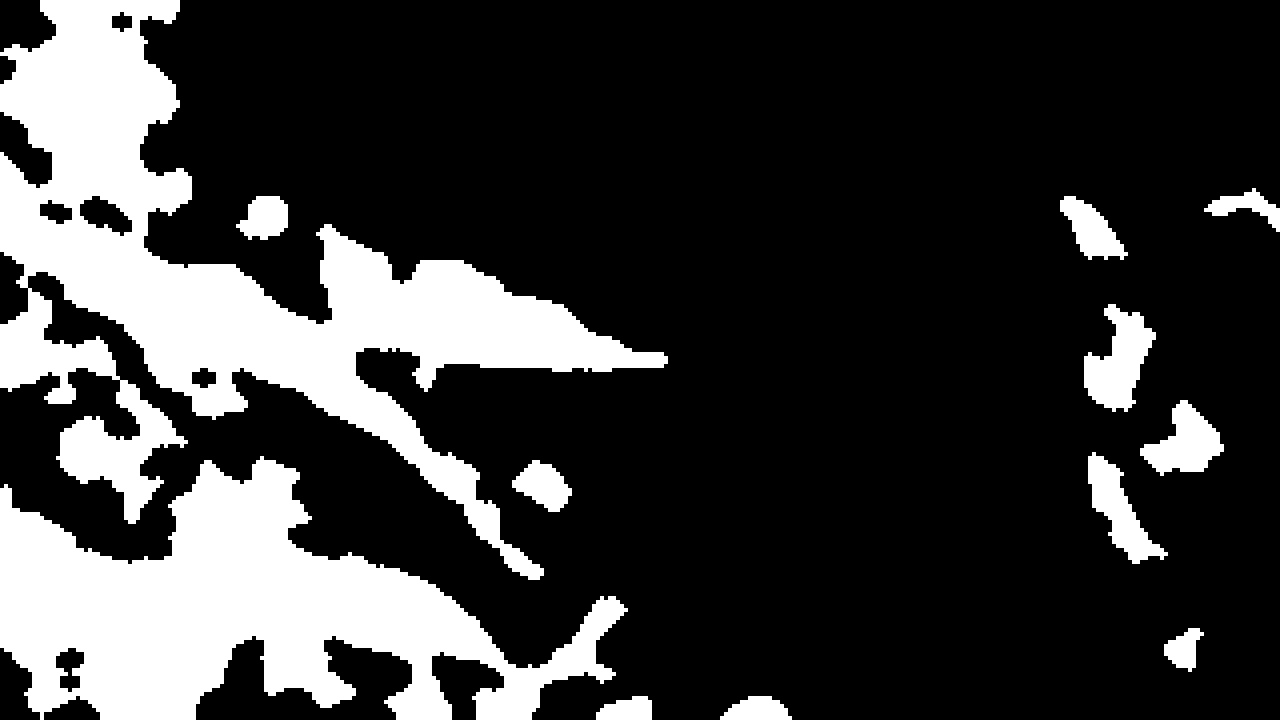
//> input picture canopy_cam_images/hsv_segmentation_heavy/F100_img_2025-08-23_14-27-03.931267000_23.jpeg, 1280 x 720 px; its folder holds only this picture in this run
$ ./hsv_segmentation_heavy ../canopy_cam_images/hsv_segmentation_heavy/   (built with g++ and OpenCV 4)
//> lines starting //> are read from the running program, lines starting //| are printed output that depends on the picture; after the words box and inside, x2 and y2 are one past the last pixel; in counts of white or black regions, pixels touching at a corner belong together
#include <opencv2/opencv.hpp>
#include <filesystem>
#include <string>
#include <vector>
#include <iostream>
#include <cmath>

namespace canopy_cam {

void process_images_in_folder_heavy(const std::string& folder_path) {
    namespace fs = std::filesystem;

    if (!fs::exists(folder_path) || !fs::is_directory(folder_path)) {
        std::cerr << "Invalid folder: " << folder_path << std::endl;
        return;
    }

    const cv::Size resized_size(320, 180);
    const cv::Scalar lower_green(36, 20, 20);
    const cv::Scalar upper_green(145, 255, 255);

    // Pre-create structuring elements
    cv::Mat kernel_open = cv::getStructuringElement(cv::MORPH_ELLIPSE, cv::Size(3, 3));
    cv::Mat kernel_close = cv::getStructuringElement(cv::MORPH_ELLIPSE, cv::Size(5, 5));

    for (const fs::directory_entry& entry : fs::directory_iterator(folder_path)) {
        if (!entry.is_regular_file()) continue;

        std::string ext = entry.path().extension().string();
        if (ext != ".jpg" && ext != ".jpeg" && ext != ".JPG" && ext != ".JPEG") continue;

        std::string input_path = entry.path().string();
        cv::Mat bgr = cv::imread(input_path, cv::IMREAD_COLOR);
//> bgr is the input picture: 720 rows x 1280 cols, CV_8UC3; min 0, max 255, mean 58.2
        if (bgr.empty()) {
            std::cerr << "Failed to read image: " << input_path << std::endl;
            continue;
        }

        // Resize to working resolution
        cv::Mat small_bgr;
        cv::resize(bgr, small_bgr, resized_size, 0, 0, cv::INTER_LINEAR);
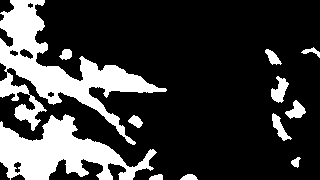
//> small_bgr: 180 rows x 320 cols, CV_8UC3; min 0, max 255, mean 58.2

        // Denoise while preserving edges
        cv::Mat denoised;
        cv::bilateralFilter(small_bgr, denoised, 7, 75, 75);
//> denoised: 180 rows x 320 cols, CV_8UC3; 22.8% white; 12 white regions, largest, box (x1, y1, x2, y2) and area: (0, 0, 167, 145) 6828, (0, 114, 157, 180) 4986, (271, 76, 289, 103) 269

        // Convert to HSV
        cv::Mat hsv;
        cv::cvtColor(denoised, hsv, cv::COLOR_BGR2HSV);
//> hsv: 180 rows x 320 cols, CV_8UC3; mean H, S, V 0, 0, 58.2

        // CLAHE on V channel to normalize lighting and enhance contrast
        std::vector<cv::Mat> hsv_channels;
        cv::split(hsv, hsv_channels);
//> hsv_channels[0]: 180 rows x 320 cols, CV_8UC1; every value is 0

        cv::Ptr<cv::CLAHE> clahe = cv::createCLAHE(2.0, cv::Size(8, 8));
        clahe->apply(hsv_channels[2], hsv_channels[2]); // Apply to V channel

        cv::Mat hsv_eq;
        cv::merge(hsv_channels, hsv_eq);
//> hsv_eq: 180 rows x 320 cols, CV_8UC3; mean H, S, V 0, 0, 60.6

        // Apply green threshold on equalized HSV
        cv::Mat mask;
        cv::inRange(hsv_eq, lower_green, upper_green, mask);

        // Suppress low-saturation areas to avoid false positives
        cv::Mat sat_thresh;
        cv::threshold(hsv_channels[1], sat_thresh, 25, 255, cv::THRESH_BINARY);
        cv::bitwise_and(mask, sat_thresh, mask);

        // Morphological cleanup: open (remove noise) then close (fill gaps)
        cv::Mat mask_clean;
        cv::morphologyEx(mask, mask_clean, cv::MORPH_OPEN, kernel_open, cv::Point(-1, -1), 1);
        cv::morphologyEx(mask_clean, mask, cv::MORPH_CLOSE, kernel_close, cv::Point(-1, -1), 1);

        // Remove small connected components (area filter)
        cv::Mat labels, stats, centroids;
        int num_labels = cv::connectedComponentsWithStats(mask, labels, stats, centroids, 8);
//> labels: 180 rows x 320 cols, CV_32SC1; every value is 0
//> stats = [0, 0, 320, 180, 57600]; centroids = [159.5, 89.5]; num_labels = 1

        if (num_labels > 1) {
            cv::Mat clean = cv::Mat::zeros(mask.size(), mask.type());
            int min_area = std::max(20, static_cast<int>(0.001 * resized_size.area()));

            for (int label = 1; label < num_labels; ++label) {
                int area = stats.at<int>(label, cv::CC_STAT_AREA);
                if (area >= min_area) {
                    clean.setTo(255, labels == label);
                }
            }
            mask = clean;
        }

        // Percentage calculation at working scale
        int green_pixels = cv::countNonZero(mask);
//> green_pixels = 0
        double percentage = static_cast<double>(green_pixels) / static_cast<double>(resized_size.area()) * 100.0;
//> percentage = 0
        int rounded = static_cast<int>(std::round(percentage));
//> rounded = 0

        // Upscale mask to original resolution for output
        cv::Mat mask_upscaled;
        cv::resize(mask, mask_upscaled, bgr.size(), 0, 0, cv::INTER_NEAREST);
//> mask_upscaled: 720 rows x 1280 cols, CV_8UC1; every value is 0

        // Save as <stem>_<percentage>.jpeg in heavy output dir
        std::string stem = entry.path().stem().string();
        fs::path out_dir = entry.path().parent_path() / "hsv_segmentation_heavy";
        fs::create_directories(out_dir);

        fs::path out_path = out_dir / (stem + "_" + std::to_string(rounded) + ".jpeg");

        if (!cv::imwrite(out_path.string(), mask_upscaled)) {
            std::cerr << "Failed to write: " << out_path.string() << std::endl;
        }
    }
}

} // namespace canopy_cam

int main(int argc, char** argv) {
    if (argc < 2) {
        std::cerr << "Usage: " << argv[0] << " <folder>" << std::endl;
        return 1;
    }
    canopy_cam::process_images_in_folder_heavy(argv[1]);
    return 0;
}

$ run again, on canopy_cam_images/hsv_segmentation_heavy/F100_img_2025-08-24_00-44-45.616711000_4.jpeg
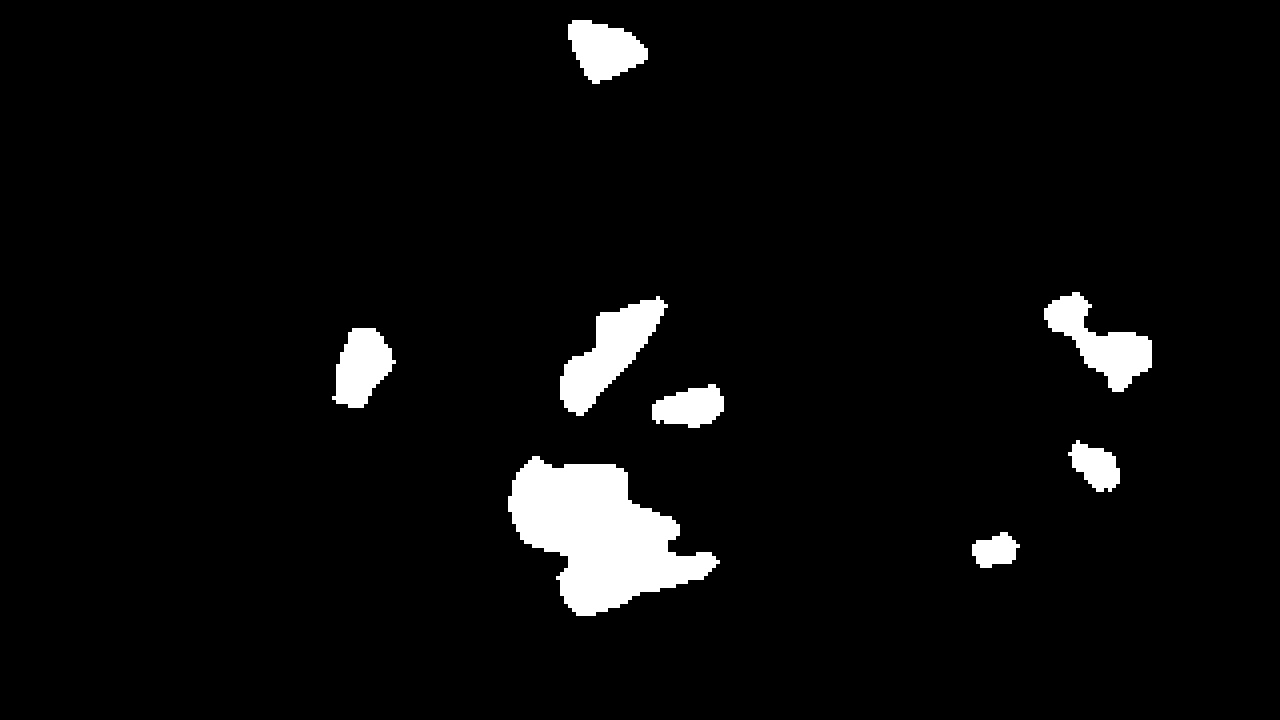
//> input picture canopy_cam_images/hsv_segmentation_heavy/F100_img_2025-08-24_00-44-45.616711000_4.jpeg, 1280 x 720 px
//> in process_images_in_folder_heavy, bgr is the input picture: 720 rows x 1280 cols, CV_8UC3; min 0, max 255, mean 11.2
//> in process_images_in_folder_heavy, `cv::bilateralFilter(small_bgr, denoised, 7, 75, 75);`:
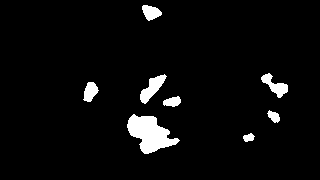
//> denoised: 180 rows x 320 cols, CV_8UC3; 4.4% white; 8 white regions, largest, box (x1, y1, x2, y2) and area: (127, 114, 180, 154) 1156, (140, 74, 167, 104) 351, (261, 73, 288, 98) 287
//> hsv: 180 rows x 320 cols, CV_8UC3; mean H, S, V 0, 0, 11.2
//> hsv_eq: 180 rows x 320 cols, CV_8UC3; mean H, S, V 0, 0, 14.1
//> labels: 180 rows x 320 cols, CV_32SC1; every value is 0
//> stats = [0, 0, 320, 180, 57600]; centroids = [159.5, 89.5]; num_labels = 1
//> green_pixels = 0
//> mask_upscaled: 720 rows x 1280 cols, CV_8UC1; every value is 0

$ run again, on canopy_cam_images/hsv_segmentation_heavy/F100_img_2025-08-24_18-05-12.289969000_20.jpeg
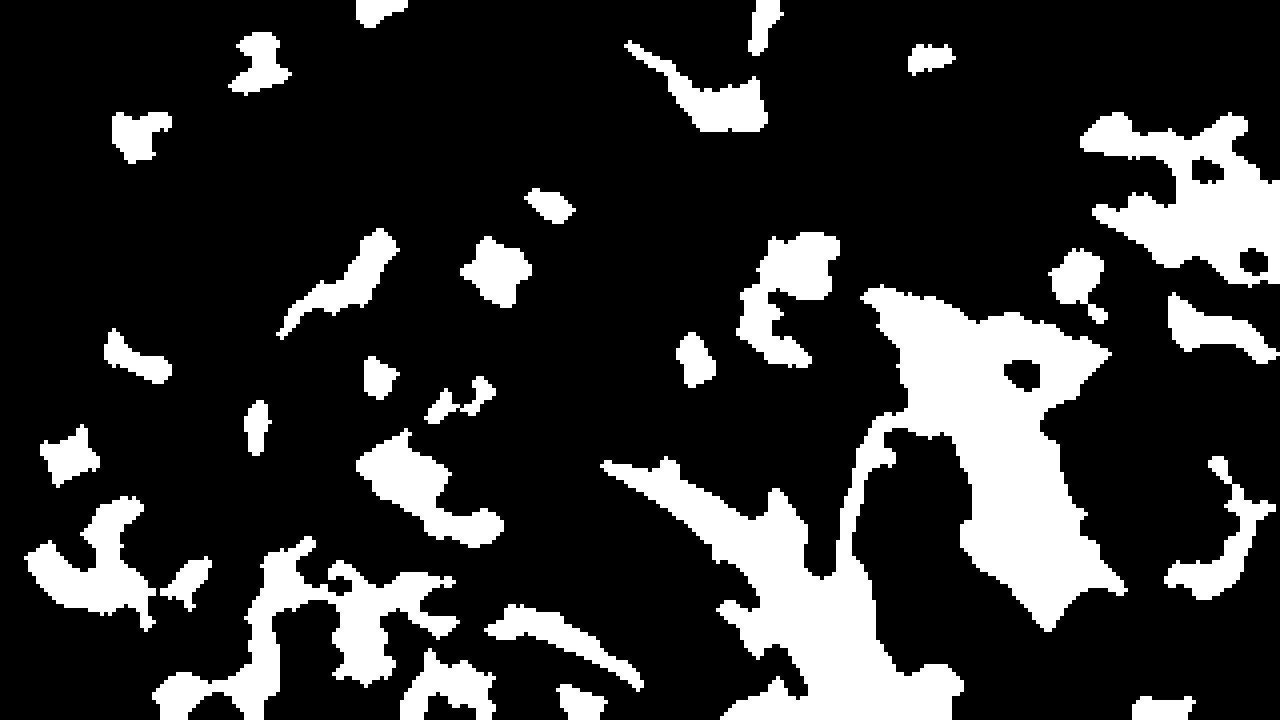
//> input picture canopy_cam_images/hsv_segmentation_heavy/F100_img_2025-08-24_18-05-12.289969000_20.jpeg, 1280 x 720 px
//> in process_images_in_folder_heavy, bgr is the input picture: 720 rows x 1280 cols, CV_8UC3; min 0, max 255, mean 50.6
//> in process_images_in_folder_heavy, `cv::resize(bgr, small_bgr, resized_size, 0, 0, cv::INTER_LINEAR);`:
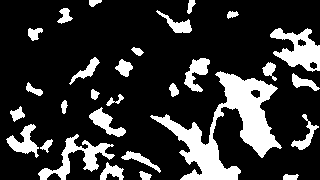
//> small_bgr: 180 rows x 320 cols, CV_8UC3; min 0, max 255, mean 50.6
//> denoised: 180 rows x 320 cols, CV_8UC3; 19.8% white; 29 white regions, largest, box (x1, y1, x2, y2) and area: (150, 71, 282, 180) 4744, (270, 28, 320, 72) 1169, (38, 134, 115, 180) 1028
//> hsv: 180 rows x 320 cols, CV_8UC3; mean H, S, V 0, 0, 50.6
//> hsv_eq: 180 rows x 320 cols, CV_8UC3; mean H, S, V 0, 0, 53
//> labels: 180 rows x 320 cols, CV_32SC1; every value is 0
//> stats = [0, 0, 320, 180, 57600]; centroids = [159.5, 89.5]; num_labels = 1
//> green_pixels = 0
//> mask_upscaled: 720 rows x 1280 cols, CV_8UC1; every value is 0

$ run again, on canopy_cam_images/hsv_segmentation_heavy/F100_img_2025-08-24_18-57-32.781073000_23.jpeg
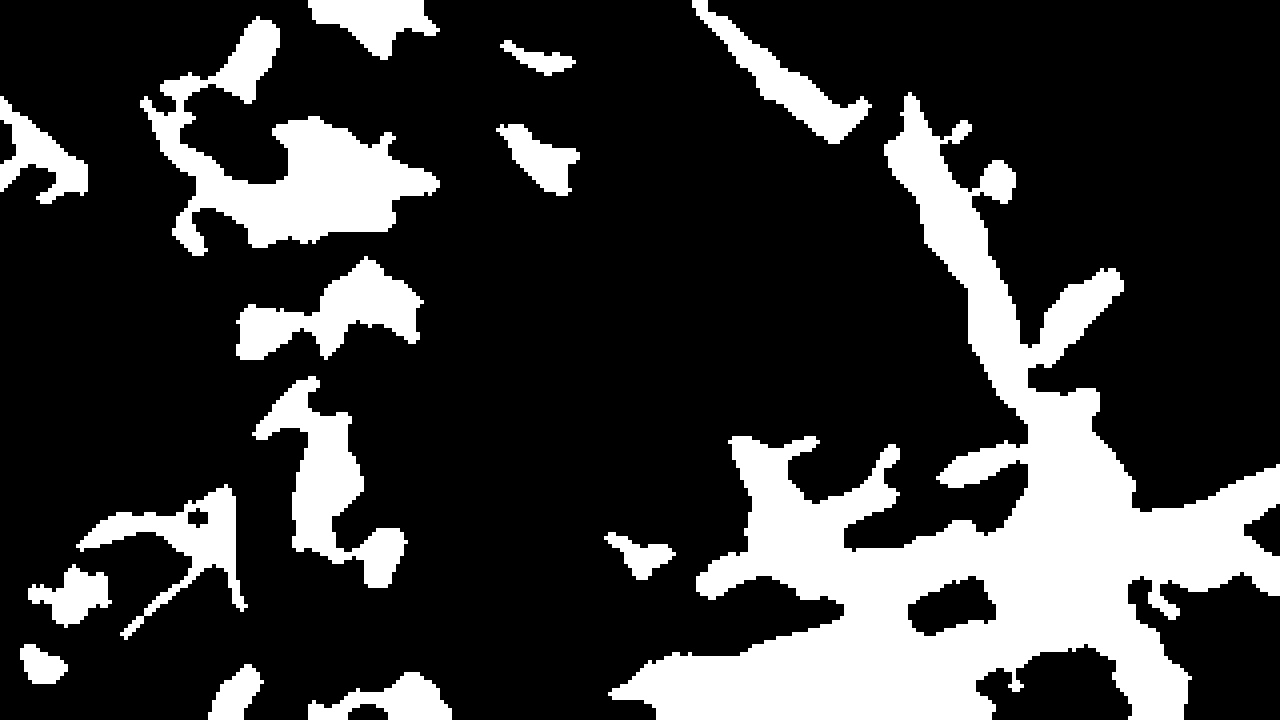
//> input picture canopy_cam_images/hsv_segmentation_heavy/F100_img_2025-08-24_18-57-32.781073000_23.jpeg, 1280 x 720 px
//> in process_images_in_folder_heavy, bgr is the input picture: 720 rows x 1280 cols, CV_8UC3; min 0, max 255, mean 57.4
//> in process_images_in_folder_heavy, `cv::resize(bgr, small_bgr, resized_size, 0, 0, cv::INTER_LINEAR);`:
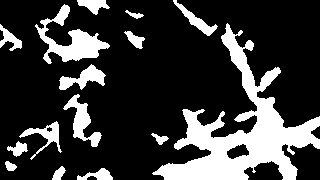
//> small_bgr: 180 rows x 320 cols, CV_8UC3; min 0, max 255, mean 57.4
//> denoised: 180 rows x 320 cols, CV_8UC3; 22.5% white; 15 white regions, largest, box (x1, y1, x2, y2) and area: (152, 23, 320, 180) 7895, (35, 4, 110, 64) 1532, (63, 94, 102, 147) 703
//> hsv: 180 rows x 320 cols, CV_8UC3; mean H, S, V 0, 0, 57.4
//> hsv_eq: 180 rows x 320 cols, CV_8UC3; mean H, S, V 0, 0, 59.7
//> labels: 180 rows x 320 cols, CV_32SC1; every value is 0
//> stats = [0, 0, 320, 180, 57600]; centroids = [159.5, 89.5]; num_labels = 1
//> green_pixels = 0
//> mask_upscaled: 720 rows x 1280 cols, CV_8UC1; every value is 0

$ run again, on canopy_cam_images/hsv_segmentation_heavy/F100_img_2025-08-23_15-41-54.692202000_20.jpeg
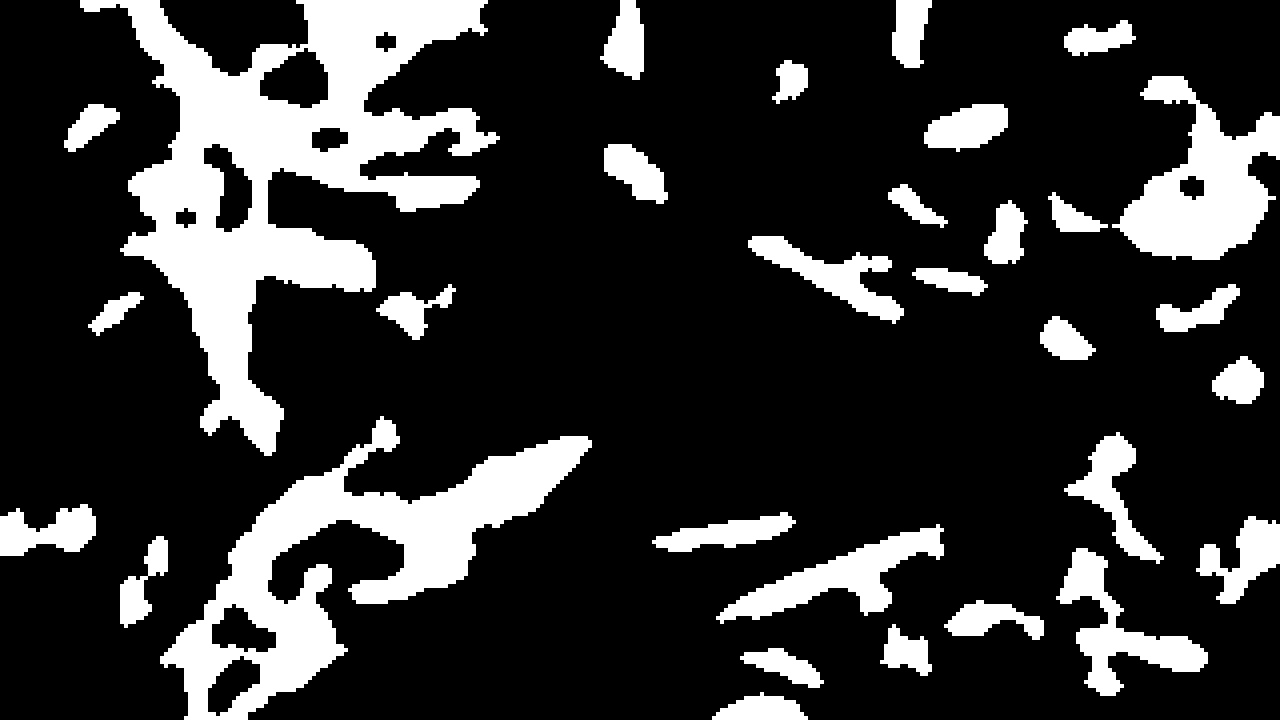
//> input picture canopy_cam_images/hsv_segmentation_heavy/F100_img_2025-08-23_15-41-54.692202000_20.jpeg, 1280 x 720 px
//> in process_images_in_folder_heavy, bgr is the input picture: 720 rows x 1280 cols, CV_8UC3; min 0, max 255, mean 51.4
//> in process_images_in_folder_heavy, `cv::resize(bgr, small_bgr, resized_size, 0, 0, cv::INTER_LINEAR);`:
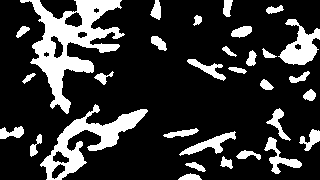
//> small_bgr: 180 rows x 320 cols, CV_8UC3; min 0, max 255, mean 51.4
//> denoised: 180 rows x 320 cols, CV_8UC3; 20.2% white; 31 white regions, largest, box (x1, y1, x2, y2) and area: (20, 0, 125, 114) 4090, (40, 104, 148, 180) 2342, (278, 19, 320, 65) 951
//> hsv: 180 rows x 320 cols, CV_8UC3; mean H, S, V 0, 0, 51.4
//> hsv_eq: 180 rows x 320 cols, CV_8UC3; mean H, S, V 0, 0, 53.8
//> labels: 180 rows x 320 cols, CV_32SC1; every value is 0
//> stats = [0, 0, 320, 180, 57600]; centroids = [159.5, 89.5]; num_labels = 1
//> green_pixels = 0
//> mask_upscaled: 720 rows x 1280 cols, CV_8UC1; every value is 0
